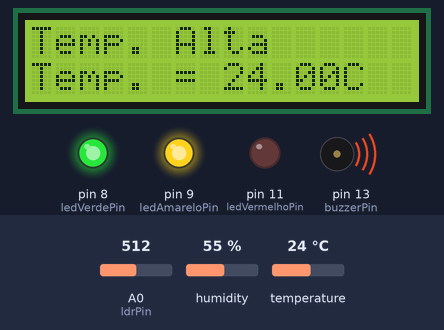
This sketch was run on a simulated Arduino Uno, built with avr-gcc and run on an emulated ATmega328P. On the bench: 16×2 character LCD, output pins drawn as LEDs (lit = HIGH), buzzer (waves = sounding, pin HIGH). The test bench sets the inputs (shaded band); at power-on: humidity 55 %, A0 (ldrPin) = 512, temperature 24 °C. What the sketch prints to the serial monitor is not drawn.

Above: at 2.7 s.
2.8 s: humidity set to 51 %
At 7.2 s:
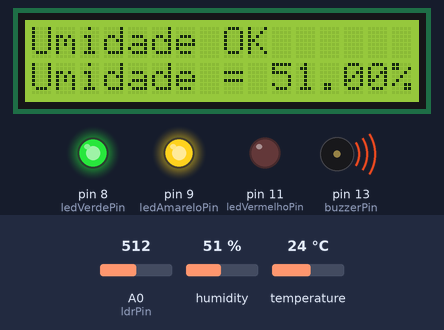
8.9 s: humidity set to 48 %
At 13.6 s:
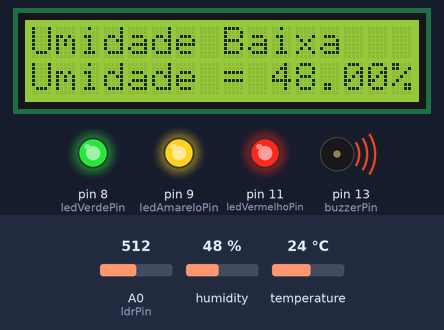
15.1 s: A0 (ldrPin) set to 622
21.3 s: A0 (ldrPin) set to 656
At 24.2 s:
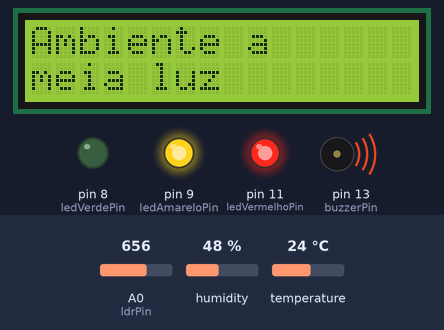
27.3 s: temperature set to 17 °C
At 32.2 s:
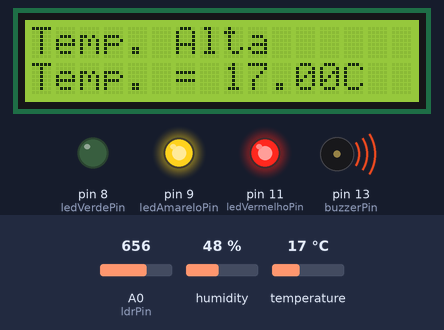
33.5 s: temperature set to 14 °C
At 38.7 s:
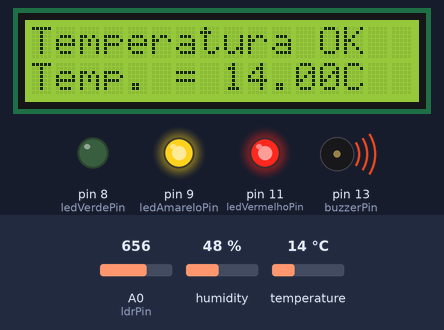
Timing chart, 0 to 40.2 s (numbered marks = the images above; inputs shaded):
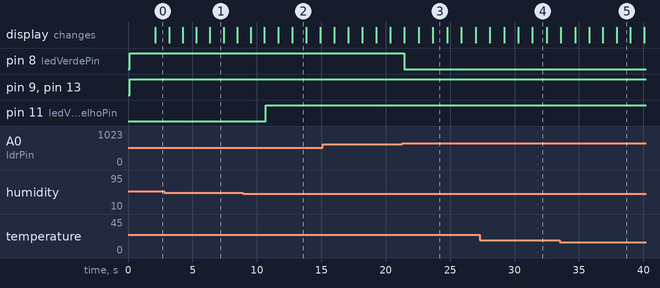

Measured:
- the behaviour switches between 50 and 49 % on humidity (found by bisection; images 1 and 2)
- the behaviour switches between 640 and 641 on A0 (ldrPin) (found by bisection; images 2 and 3)
- the behaviour switches between 16 and 15 °C on temperature (found by bisection; images 4 and 5)
- after the input at 8.9 s, pin 11 (ledVermelhoPin): LOW → HIGH after 1.8 s; the display: first differs from a run without the input after 3.9 s (image 2)
- after the input at 21.3 s, pin 8 (ledVerdePin): HIGH → LOW after 0.14 s; the display: first differs from a run without the input after 2.4 s (image 3)
- after the input at 33.5 s, the display: first differs from a run without the input after 4.4 s (image 5)
- what the display in image 1 shows lasts 1.0 s, from 6.4 s to 7.4 s

The sketch:

cp2-vinheria.ino
```cpp
#include <LiquidCrystal.h>
#include <DHT.h>
#include <math.h>

void ler_sensores();
void verifica_sensores();
void aciona_alarmes();
void mostra_mensagem();


// Definiçoes de controle

#define R0 10000 // Resistência do LDR em condições de iluminação de referência
#define A 1.00   // Fator de correção de interceptação
#define B -0.50  // Fator de correção de inclinação

// Controle de Luz
int ESCURO   = 0;
int MEIA_LUZ = 1;
int CLARO    = 2;
int luz = ESCURO;

// Controle de temperatura
int TEMP_OK = 0;
int FRIO    = 1;
int QUENTE  = 2;
int temperaturaAmbiente = TEMP_OK;

// Controle de umidade
int UMID_OK    = 0;
int UMID_BAIXA = 1;
int UMID_ALTA  = 2;
int umidadeAmbiente = UMID_OK;

// Controle do display
int tempoMostrarDisplay = 1000;//5000;

int const MOSTRA_LUZ  = 0;
int const MOSTRA_TEMP = 1;
int const MOSTRA_UMID = 2;
int estadoDisplay = MOSTRA_LUZ;


// Mapeamento dos pinos

int ledVermelhoPin =  11;  // LED vermelho no pino 9
int ledAmareloPin  = 9;  // LED amarelo no pino 10
int ledVerdePin    = 8;  // LED verde no pino 11
int ldrPin         = A0;  // LDR no pino A0
int buzzerPin      =  13;   // Buzzer no pino 7
//int sensorTempPin  = A2;  // Sensor de temperatura no pino A2
//int sensorUmidPin  = A1;  // Sensor de umidade no pino A1

DHT dht (2, DHT11); // Sensor de temperatura DHT no pino 2

LiquidCrystal LCD (5, 4, 3, 2, A4, A5); // LCD nos pinos 13, 12, 5, 4, 3 e 2


// Variaveis

int valorLDR = 0;
float temperatura = 0;
float umidade = 0;

int millisDisplayAgora = 0;
int millisDisplayAnterior = 0;

int contadorMedia = 0;
float somaTemperatura = 0;
float somaUmidade = 0;

float mediaTemperatura = 0;
float mediaUmidade = 0;


// Funcao de configuracao dos pinos e perifericos

void setup(){
	LCD.begin(16,2);
	pinMode (ledVermelhoPin, OUTPUT);
	pinMode (ledAmareloPin, OUTPUT);
	pinMode (ledVerdePin, OUTPUT);
	pinMode (ldrPin, INPUT);
	pinMode (buzzerPin, OUTPUT);
	//pinMode (sensorTempPin, INPUT);
	//pinMode (sensorUmidPin, INPUT);
	Serial.begin(9600);
}


// Funcao principal - ela vai ficar em loop executando direto

void loop(){

	// A primeira coisa que precisamos fazer é ler os sensores
	ler_sensores();

	// A segunda coisa que precisamos fazer é verificar se as leituras estao OK
	verifica_sensores();

	// A terceira coisa é ativar os LEDs e o Buzzer
	aciona_alarmes();

	// Por fim, precisamos mostrar a mensagem no LCD
	mostra_mensagem();
}


// Funcao de leitura dos sensores

void ler_sensores(){

    int LDR_value = analogRead(ldrPin);  // Faz a leitura em bits (leitura de 10 bits)
    float voltage = LDR_value * (5.0 / 1023.0);  // Converte bits em volts
    float resistance = (5.0 - voltage) * R0 / voltage;  // Calcula a resistência usando a Lei de Ohm
    valorLDR = pow(10, (log10(resistance/R0) - A) / B);  // Converte a resistência em lux usando a equação matemática
    Serial.println("** valor em bits: ", LDR_value);
	Serial.print("Lux: ");
	Serial.println(valorLDR);

	/*
	// Le o valor da temperatura
	int valorSensorTemp = analogRead (sensorTempPin);

	// Converte o valor lido para tensao
	float tensao = valorSensorTemp * 5 / 1024;

	// Converte para Graus Celcius
	temperatura = (tensao - 0.5) * 100;
	*/

	temperatura = dht.readTemperature();
   	Serial.print("Temperatura: ");
	Serial.println(temperatura);

	/*
	// Le o valor de Umidade
	int valorSensorUmi = analogRead(sensorUmidPin);

	//transforma o valor do potenciometro em uma escala até 100
	umidade = map(valorSensorUmi, 0, 1023, 0, 100);
	*/

	umidade = dht.readHumidity();
	Serial.print("Umidade: ");
	Serial.println(umidade);
}


// Funcao para avaliar as leituras dos sensores e acionar os leds/buzina

void verifica_sensores(){

	// Primeiro vamos verificar se a iluminacao esta ok
	Serial.print("Ambiente esta ");
	if(valorLDR <= 280){
		luz = ESCURO;
		Serial.println("Escuro");
	}
	else if(valorLDR > 280 && valorLDR <= 380){
		luz = MEIA_LUZ;
		Serial.println("Meia Luz");
	}
	else if(valorLDR > 380){
		luz = CLARO;
		Serial.println("Claro");
	}

	// Segundo, vamos verificar o sensor de temperatura
	Serial.print("Temperatura esta ");
	if(temperatura < 10){
		temperaturaAmbiente = FRIO;
		Serial.println("fria");
	}
	else if(temperatura > 15){
		temperaturaAmbiente = QUENTE;
		Serial.println("quente");
	}
	else {
		temperaturaAmbiente = TEMP_OK;
		Serial.println("OK");
	}

	// Por fim vamos verificar o sensor de umidade
	Serial.print("Umidade esta ");
	if(umidade < 50){
		umidadeAmbiente = UMID_BAIXA;
		Serial.println("baixa");
	}
	else if(umidade > 70){
		umidadeAmbiente = UMID_ALTA;
		Serial.println("alta");
	}
	else {
		umidadeAmbiente = UMID_OK;
		Serial.println("OK");
	}
}


// Funcao para ativar os LEDs e o Buzzer

void aciona_alarmes(){

	// Enquanto o ambiente estiver escuro, o LED Verde deve ficar aceso (Req. 1)
	if(luz == ESCURO){
		digitalWrite(ledVerdePin, HIGH);
	}
	else{
		digitalWrite(ledVerdePin, LOW);
	}

	// Enquanto o ambiente estiver a meia luz, o LED amarelo deve ficar aceso... (Req. 2)
	// Enquanto a temperatura estiver fora da faixa ideal, o LED Amarelo deve ficar aceso e o Buzzer deve ligar continuamente (Req. 8)
	if(luz == MEIA_LUZ || temperaturaAmbiente != TEMP_OK){
		digitalWrite(ledAmareloPin, HIGH);
		if(temperaturaAmbiente != TEMP_OK){
			digitalWrite(buzzerPin, HIGH);
		}
	}
	else{
		digitalWrite(ledAmareloPin, LOW);

		// Verificando se o Buzzer precisa ficar ligado por causa da umidade
		if(umidadeAmbiente == UMID_OK){
			digitalWrite(buzzerPin, LOW);
		}
	}

	// Enquanto o ambiente estiver totalmente iluminado, o LED vermelho deve ficar aceso... (Req. 3)
	// Enquanto a umidade estiver fora da faixa ideal, o LED Vermelho deve ficar aceso e o Buzzer deve ligar continuamente (Req. 11)
	if(luz == CLARO || umidadeAmbiente != UMID_OK){
		digitalWrite(ledVermelhoPin, HIGH);

		// Enquanto o ambiente estiver totalmente iluminado, o Buzzer deve ficar ligado continuamente (Req. 4)
		digitalWrite(buzzerPin, HIGH);
	}
	else{
		digitalWrite(ledVermelhoPin, LOW);

		// Verificando se o Buzzer precisa ficar ligado por causa da temperatura
		if(temperaturaAmbiente == TEMP_OK){
			digitalWrite(buzzerPin, LOW);
		}
	}

}


// Funcao para mostrar as mensagens no LCD

void mostra_mensagem(){

	// pegando quantos milissegundos o arduino esta ligado
	millisDisplayAgora = millis();

	// Para mostrar os valores, precisamos da média dos ultimos 5 segundos
	// Para isso, vamos primeiro fazer um somatorio dos dados lidos:
    somaTemperatura += temperatura;
    somaUmidade += umidade;
	contadorMedia++;

	// Verifica se passou o tempo para poder atualizar a mensagem no display
	if(millisDisplayAgora - millisDisplayAnterior > tempoMostrarDisplay){

		// Preparando o LCD para mostrar a mensagem
	    LCD.clear();
		LCD.setCursor(0,0);

		switch(estadoDisplay){
			case (MOSTRA_LUZ):
				if(luz == MEIA_LUZ){
					LCD.print("Ambiente a");
					LCD.setCursor(0,1);
					LCD.print("meia luz");
				}
				else if(luz == CLARO){
					LCD.print("Ambiente");
					LCD.setCursor(0,1);
					LCD.print("muito claro");
				}
				estadoDisplay = MOSTRA_TEMP;
			break;

			case(MOSTRA_TEMP):
				mediaTemperatura = somaTemperatura / contadorMedia;

				if(temperaturaAmbiente == TEMP_OK){
					LCD.print("Temperatura OK");
					LCD.setCursor(0,1);
					LCD.print("Temp. = "); LCD.print(mediaTemperatura); LCD.print("C");
				}
				else if(temperaturaAmbiente == FRIO){
					LCD.print("Temp. Baixa");
					LCD.setCursor(0,1);
					LCD.print("Temp. = "); LCD.print(mediaTemperatura); LCD.print("C");
				}
				else{
					LCD.print("Temp. Alta");
					LCD.setCursor(0,1);
					LCD.print("Temp. = "); LCD.print(mediaTemperatura); LCD.print("C");
				}
			estadoDisplay = MOSTRA_UMID;
			break;

			case(MOSTRA_UMID):
				mediaUmidade = somaUmidade / contadorMedia;

				if(umidadeAmbiente == UMID_OK){
					LCD.print("Umidade OK");
					LCD.setCursor(0,1);
					LCD.print("Umidade = "); LCD.print(mediaUmidade); LCD.print("%");
				}
				else if(umidadeAmbiente == UMID_BAIXA){
					LCD.print("Umidade Baixa");
					LCD.setCursor(0,1);
					LCD.print("Umidade = "); LCD.print(mediaUmidade); LCD.print("%");
				}
				else{
					LCD.print("Umidade Alta");
					LCD.setCursor(0,1);
					LCD.print("Umidade = "); LCD.print(mediaUmidade); LCD.print("%");
				}

			estadoDisplay = MOSTRA_LUZ;
			break;

			default:
				estadoDisplay = MOSTRA_LUZ;
			break;
		}
		// Zerando as vairaveis de média
		somaTemperatura = 0;
		somaUmidade = 0;
		contadorMedia = 0;

		// Atualizando o tempo para só entrar daqui a tempoMostrarDisplay milissegundos
		millisDisplayAnterior = millis();
	}
}
```
